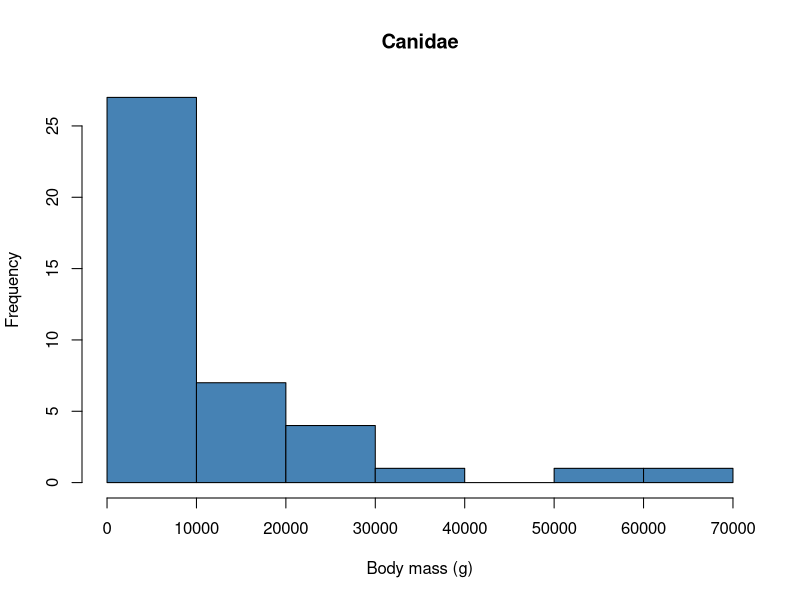
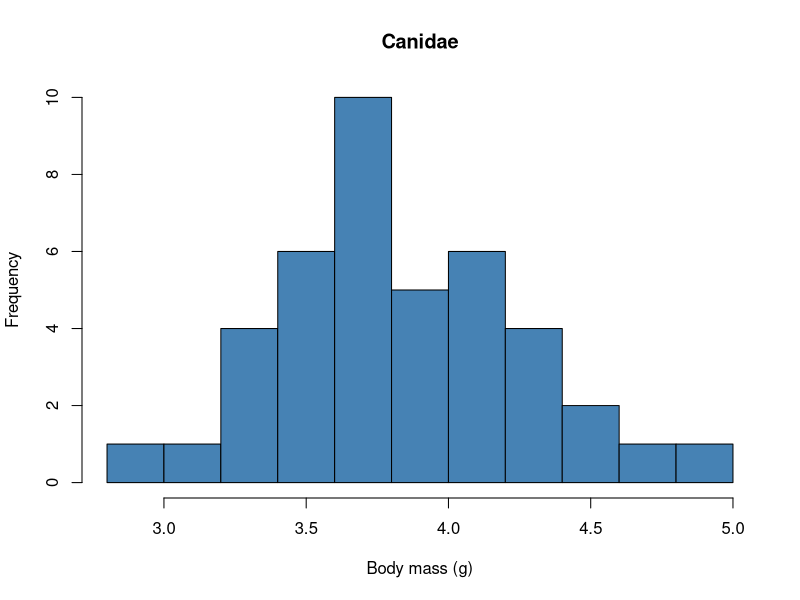
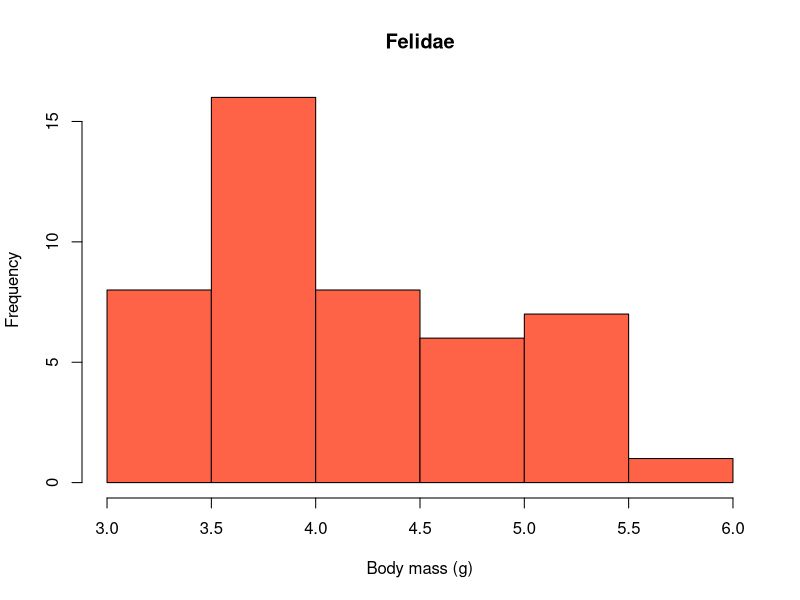

Here is the R script that generated these plots, in order:
## ---- chunk 1
knitr::opts_chunk$set(echo = TRUE)
## ---- chunk 2
setwd(dir = '/home/GIT/BEHAVIOURAL-BIOLOGY-2019/Rintro')
## ---- chunk 3
dataset <- read.csv(file = 'body-mass-comparison.csv', header = T)
## ---- chunk 4
head(dataset)
## ---- chunk 5
head(dataset$Mass.g)
## ---- chunk 6
only_canidae <- subset(x = dataset, Family == 'Canidae')
head(only_canidae)
## ---- chunk 7
only_canidae <- subset(dataset, Family == 'Canidae')
avg_can <- mean(only_canidae$Mass.g)
avg_can
## ---- chunk 8
median_can <- median(only_canidae$Mass.g)
median_can

hist(only_canidae$Mass.g, col = 'steelblue', main = 'Canidae', xlab = 'Body mass (g)')
## ---- chunk 9
hist(log10(only_canidae$Mass.g), 
     col = 'steelblue', main = 'Canidae', xlab = 'Body mass (g)')
## ---- chunk 10

only_felidae <- subset(dataset, Family == 'Felidae')
avg_fel <- mean(only_felidae$Mass.g)
avg_fel
median_fel <- median(only_felidae$Mass.g)
median_fel

hist(log10(only_felidae$Mass.g), col = 'tomato', main = 'Felidae', xlab = 'Body mass (g)')
